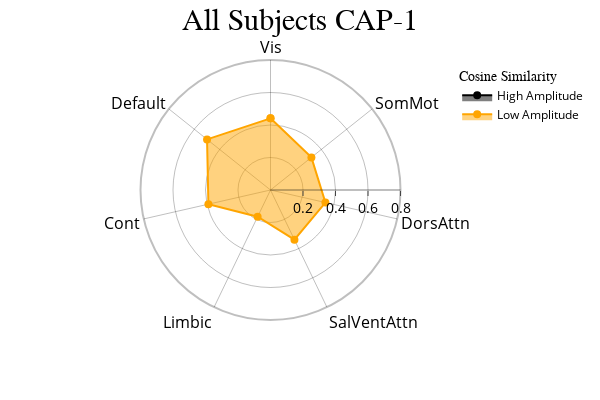
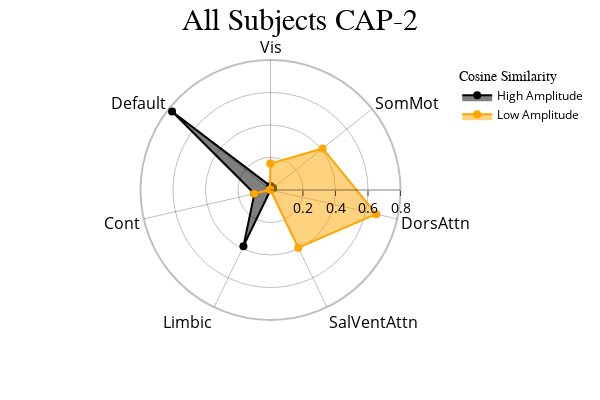
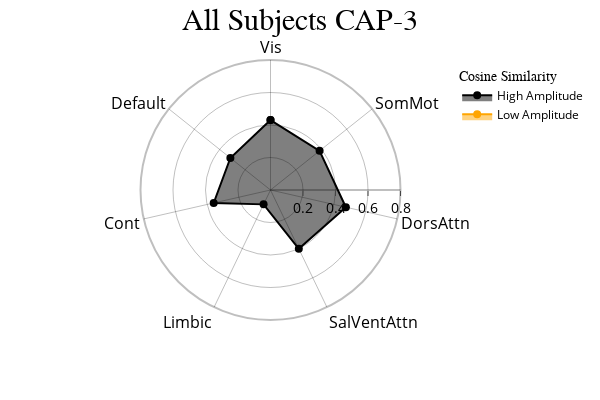

Notebook code for these charts, in order:
### Markdown cell above
<font size="6">CAPs to Radar Plots </font>

 <font size="3">Radar plots showing the cosine similarity between each network and the positive ("High Amplitude") and negative ("Low Amplitude") activations in each CAP. Since this function assumes that the matrix subjected to kmeans clustering was standardized, "High Amplitude" represents values above the mean (0) and "Low Amplitude" represents values below the mean (0). During calculation of the "Low Amplitude" cosine similarity, the inverse is computed to turn this similarity positive for visualization purposes.</font>

### Code cell
radialaxis = {
    "showline": True,
    "linewidth": 2,
    "linecolor": "rgba(0, 0, 0, 0.25)",
    "gridcolor": "rgba(0, 0, 0, 0.25)",
    "ticks": "outside",
    "tickfont": {"size": 14, "color": "black"},
    "range": [0, 0.8],
    "tickvals": ["", 0.2, "", 0.4, "", 0.6, "", 0.8],
}

legend = {
    "yanchor": "top",
    "y": 0.99,
    "x": 0.99,
    "title_font_family": "Times New Roman",
    "font": {"size": 12, "color": "black"},
}

colors = {"High Amplitude": "black", "Low Amplitude": "orange"}

cap_analysis.caps2radar(
    radialaxis=radialaxis, height=400, width=600, color_discrete_map=colors, legend=legend
)

### Figure 1 — Plotly figure (JSON) as saved in the notebook; plotly's stock layout.template omitted (floating-point values rounded to 4 significant figures)
{"data": [{"fill": "toself", "hovertemplate": "color=High Amplitude<br>r=%{r}<br>Regions=%{theta}<extra></extra>", "legendgroup": "High Amplitude", "line": {"color": "black", "dash": "solid"}, "marker": {"size": 8, "symbol": "circle"}, "mode": "markers+lines", "name": "High Amplitude", "r": [NaN, NaN, NaN, NaN, NaN, NaN, NaN, NaN], "showlegend": true, "subplot": "polar", "theta": ["Vis", "SomMot", "DorsAttn", "SalVentAttn", "Limbic", "Cont", "Default", "Vis"], "type": "scatterpolar"}, {"fill": "toself", "hovertemplate": "color=Low Amplitude<br>r=%{r}<br>Regions=%{theta}<extra></extra>", "legendgroup": "Low Amplitude", "line": {"color": "orange", "dash": "solid"}, "marker": {"size": 8, "symbol": "circle"}, "mode": "markers+lines", "name": "Low Amplitude", "r": [0.441, 0.3219, 0.3466, 0.3396, 0.1827, 0.3919, 0.4994, 0.441], "showlegend": true, "subplot": "polar", "theta": ["Vis", "SomMot", "DorsAttn", "SalVentAttn", "Limbic", "Cont", "Default", "Vis"], "type": "scatterpolar"}], "layout": {"height": 400, "legend": {"font": {"color": "black", "size": 12}, "title": {"font": {"family": "Times New Roman"}, "text": "Cosine Similarity"}, "tracegroupgap": 0, "x": 0.99, "y": 0.99, "yanchor": "top"}, "margin": {"t": 60}, "polar": {"angularaxis": {"categoryarray": ["Vis", "SomMot", "DorsAttn", "SalVentAttn", "Limbic", "Cont", "Default", "Vis", "SomMot", "DorsAttn", "SalVentAttn", "Limbic", "Cont", "Default"], "categoryorder": "array", "direction": "clockwise", "gridcolor": "rgba(0, 0, 0, 0.25)", "linecolor": "rgba(0, 0, 0, 0.25)", "linewidth": 2, "rotation": 90, "showline": true, "tickfont": {"color": "black", "size": 16}}, "bgcolor": "white", "domain": {"x": [0, 1], "y": [0, 1]}, "radialaxis": {"gridcolor": "rgba(0, 0, 0, 0.25)", "linecolor": "rgba(0, 0, 0, 0.25)", "linewidth": 2, "range": [0, 0.8], "showline": true, "tickfont": {"color": "black", "size": 14}, "ticks": "outside", "tickvals": ["", 0.2, "", 0.4, "", 0.6, "", 0.8]}}, "showlegend": true, "title": {"font": {"color": "black", "family": "Times New Roman", "size": 30}, "text": "All Subjects CAP-1", "x": 0.5}, "width": 600}}

### Figure 2 — Plotly figure (JSON) as saved in the notebook; plotly's stock layout.template omitted (floating-point values rounded to 4 significant figures)
{"data": [{"fill": "toself", "hovertemplate": "color=High Amplitude<br>r=%{r}<br>Regions=%{theta}<extra></extra>", "legendgroup": "High Amplitude", "line": {"color": "black", "dash": "solid"}, "marker": {"size": 8, "symbol": "circle"}, "mode": "markers+lines", "name": "High Amplitude", "r": [0.02356, 0.02029, 0.0, 0.0, 0.3837, 0.1017, 0.7748, 0.02356], "showlegend": true, "subplot": "polar", "theta": ["Vis", "SomMot", "DorsAttn", "SalVentAttn", "Limbic", "Cont", "Default", "Vis"], "type": "scatterpolar"}, {"fill": "toself", "hovertemplate": "color=Low Amplitude<br>r=%{r}<br>Regions=%{theta}<extra></extra>", "legendgroup": "Low Amplitude", "line": {"color": "orange", "dash": "solid"}, "marker": {"size": 8, "symbol": "circle"}, "mode": "markers+lines", "name": "Low Amplitude", "r": [0.1624, 0.4103, 0.6676, 0.3943, 0.0, 0.1024, 0.00493, 0.1624], "showlegend": true, "subplot": "polar", "theta": ["Vis", "SomMot", "DorsAttn", "SalVentAttn", "Limbic", "Cont", "Default", "Vis"], "type": "scatterpolar"}], "layout": {"height": 400, "legend": {"font": {"color": "black", "size": 12}, "title": {"font": {"family": "Times New Roman"}, "text": "Cosine Similarity"}, "tracegroupgap": 0, "x": 0.99, "y": 0.99, "yanchor": "top"}, "margin": {"t": 60}, "polar": {"angularaxis": {"categoryarray": ["Vis", "SomMot", "DorsAttn", "SalVentAttn", "Limbic", "Cont", "Default", "Vis", "SomMot", "DorsAttn", "SalVentAttn", "Limbic", "Cont", "Default"], "categoryorder": "array", "direction": "clockwise", "gridcolor": "rgba(0, 0, 0, 0.25)", "linecolor": "rgba(0, 0, 0, 0.25)", "linewidth": 2, "rotation": 90, "showline": true, "tickfont": {"color": "black", "size": 16}}, "bgcolor": "white", "domain": {"x": [0, 1], "y": [0, 1]}, "radialaxis": {"gridcolor": "rgba(0, 0, 0, 0.25)", "linecolor": "rgba(0, 0, 0, 0.25)", "linewidth": 2, "range": [0, 0.8], "showline": true, "tickfont": {"color": "black", "size": 14}, "ticks": "outside", "tickvals": ["", 0.2, "", 0.4, "", 0.6, "", 0.8]}}, "showlegend": true, "title": {"font": {"color": "black", "family": "Times New Roman", "size": 30}, "text": "All Subjects CAP-2", "x": 0.5}, "width": 600}}

### Figure 3 — Plotly figure (JSON) as saved in the notebook; plotly's stock layout.template omitted (floating-point values rounded to 4 significant figures)
{"data": [{"fill": "toself", "hovertemplate": "color=High Amplitude<br>r=%{r}<br>Regions=%{theta}<extra></extra>", "legendgroup": "High Amplitude", "line": {"color": "black", "dash": "solid"}, "marker": {"size": 8, "symbol": "circle"}, "mode": "markers+lines", "name": "High Amplitude", "r": [0.4305, 0.3863, 0.4758, 0.4016, 0.09812, 0.3584, 0.3159, 0.4305], "showlegend": true, "subplot": "polar", "theta": ["Vis", "SomMot", "DorsAttn", "SalVentAttn", "Limbic", "Cont", "Default", "Vis"], "type": "scatterpolar"}, {"fill": "toself", "hovertemplate": "color=Low Amplitude<br>r=%{r}<br>Regions=%{theta}<extra></extra>", "legendgroup": "Low Amplitude", "line": {"color": "orange", "dash": "solid"}, "marker": {"size": 8, "symbol": "circle"}, "mode": "markers+lines", "name": "Low Amplitude", "r": [NaN, NaN, NaN, NaN, NaN, NaN, NaN, NaN], "showlegend": true, "subplot": "polar", "theta": ["Vis", "SomMot", "DorsAttn", "SalVentAttn", "Limbic", "Cont", "Default", "Vis"], "type": "scatterpolar"}], "layout": {"height": 400, "legend": {"font": {"color": "black", "size": 12}, "title": {"font": {"family": "Times New Roman"}, "text": "Cosine Similarity"}, "tracegroupgap": 0, "x": 0.99, "y": 0.99, "yanchor": "top"}, "margin": {"t": 60}, "polar": {"angularaxis": {"categoryarray": ["Vis", "SomMot", "DorsAttn", "SalVentAttn", "Limbic", "Cont", "Default", "Vis", "SomMot", "DorsAttn", "SalVentAttn", "Limbic", "Cont", "Default"], "categoryorder": "array", "direction": "clockwise", "gridcolor": "rgba(0, 0, 0, 0.25)", "linecolor": "rgba(0, 0, 0, 0.25)", "linewidth": 2, "rotation": 90, "showline": true, "tickfont": {"color": "black", "size": 16}}, "bgcolor": "white", "domain": {"x": [0, 1], "y": [0, 1]}, "radialaxis": {"gridcolor": "rgba(0, 0, 0, 0.25)", "linecolor": "rgba(0, 0, 0, 0.25)", "linewidth": 2, "range": [0, 0.8], "showline": true, "tickfont": {"color": "black", "size": 14}, "ticks": "outside", "tickvals": ["", 0.2, "", 0.4, "", 0.6, "", 0.8]}}, "showlegend": true, "title": {"font": {"color": "black", "family": "Times New Roman", "size": 30}, "text": "All Subjects CAP-3", "x": 0.5}, "width": 600}}
